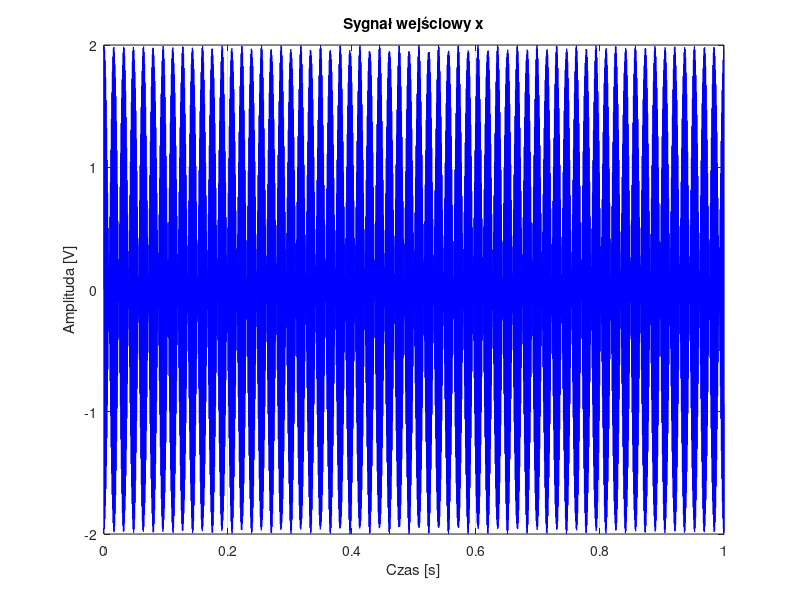
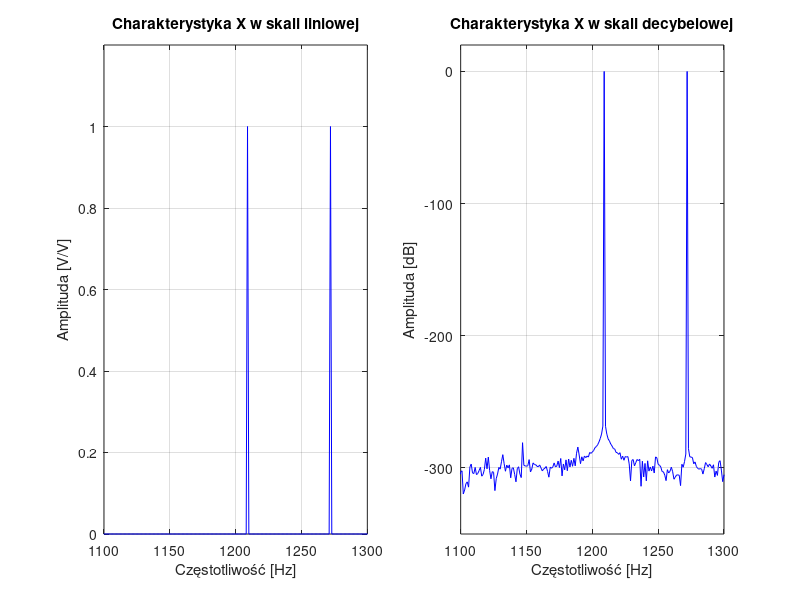
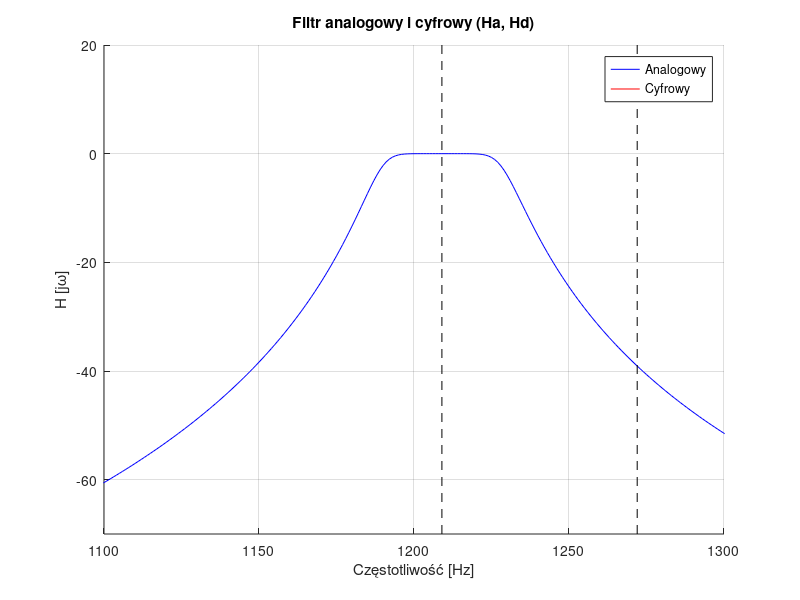
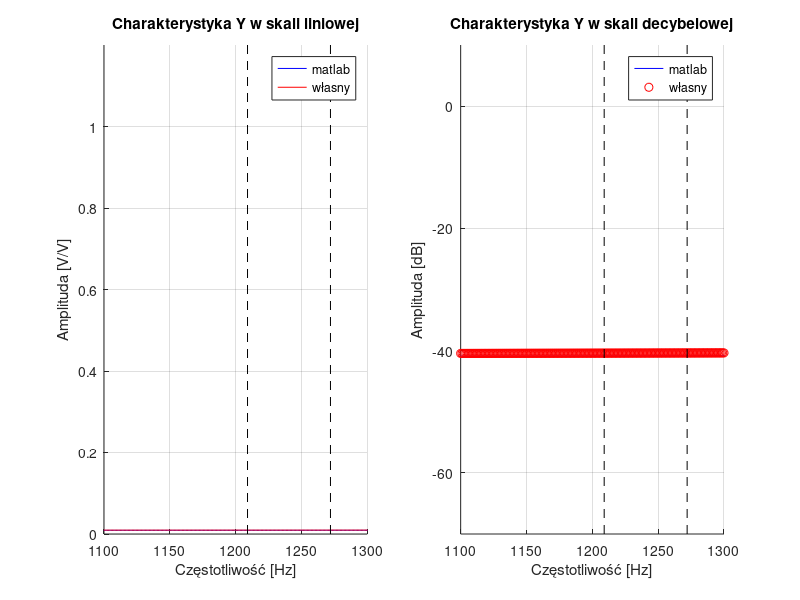

Recreate these plots in MATLAB, in order.
clc;
% Zadanie 1 - Filtr cyfrowy IIR
clear all; close all;

load('butter.mat');  % Wczytaj plik butter.mat zawierający współczynniki z, p, k dla filtru Butterwortha.

%% Dane do sygnałów
N  = 16*10^3;  % Liczba próbek
fs = 16*10^3;  % Częstotliwość próbkowania w Hz

f1 = 1209;  % Częstotliwość pierwszego sygnału harmonicznego w Hz
f2 = 1272;  % Częstotliwość drugiego sygnału harmonicznego w Hz

dt = 1/fs;  % Krok próbkowania (czas między próbkami)
T  = N/fs;  % Całkowity czas próbkowania (1 sekunda)

sample = 0:dt:T-dt;  % Przedział czasowy próbkowania

%% Dane do filtrów
df = fs/N;  % Rozdzielczość częstotliwościowa
f  = 0:df:fs-df;  % Wektor częstotliwości
w  = 2*pi*f;  % Wektor częstotliwości kątowej

%% Tworzenie sygnału z sumy sinusów

s1 = @(t) sin(2*pi*f1*t);  % Pierwsza funkcja sinusoidalna
s2 = @(t) sin(2*pi*f2*t);  % Druga funkcja sinusoidalna

% Sygnał x z sumy sinusów
x = s1(sample) + s2(sample);  % Suma dwóch sinusoid

% Szybka transformata Fouriera (FFT)
X    = fft(x)/max(fft(x));  % Normalizacja FFT sygnału
Xlog = 20*log10(abs(X));  % Konwersja do skali decybelowej

%% Sygnał i jego charakterystyka

t = dt*(0:N-1);  % Wektor czasu do rysowania
figure('Name', 'Sygnał');
set(figure(1),'units','points','position',[0,400,720,350]);
plot(t, x,'b');  % Rysowanie sygnału w dziedzinie czasu
title('Sygnał wejściowy x');
xlabel('Czas [s]');
ylabel('Amplituda [V]');
grid;

figure('Name', 'Charakterystyka amplitudowo-częstotliwościowa sygnału wejściowego');
set(figure(2),'units','points','position',[720,400,720,350]);

subplot(1,2,1);
plot(f, abs(X),'b');  % Rysowanie widma amplitudowego (skala liniowa)
title('Charakterystyka X w skali liniowej');
xlabel('Częstotliwość [Hz]');
ylabel('Amplituda [V/V]');
xlim([1100 1300]);
ylim([0 1.2]);
grid;

subplot(1,2,2);
plot(f, Xlog,'b');  % Rysowanie widma amplitudowego (skala logarytmiczna)
title('Charakterystyka X w skali decybelowej');
xlabel('Częstotliwość [Hz]');
ylabel('Amplituda [dB]');
xlim([1100 1300]);
ylim([-350 20]);
grid;

%% Tworzenie filtru analogowego

bm = poly(z);  % Licznik filtru analogowego -> współczynniki wielomianu
an = poly(p);  % Mianownik filtru analogowego -> współczynniki wielomanu -> funkcja poly

Ha    = polyval(bm, j*w)./polyval(an, j*w);  % Odpowiedź częstotliwościowa filtru analogowego |H(jw)|
Ha    = Ha./max(Ha);  % Normalizacja odpowiedzi częstotliwościowej
Halog = 20*log10(abs(Ha));  % Konwersja do skali decybelowej

%% Tworzenie filtru cyfrowego
% Używając transformaty biliniowej wykonaj konwersję analogowego filtru 
% H(s) do postaci cyfrowej H(z). 
% Załóż, że częstotliwość próbkowania to fs=16 kHz.

[zd,pd,kd] = bilinear(z,p,k,fs);  % Transformacja biliniowa do konwersji filtru analogowego do cyfrowego

z  = exp(j*w/fs);  % Wektor częstotliwości dla filtru cyfrowego -> e^(jw/fs)
bm = poly(zd);  % Licznik filtru cyfrowego
an = poly(pd);  % Mianownik filtru cyfrowego

Hd    = kd * polyval(bm, z)./polyval(an, z);  % Odpowiedź częstotliwościowa filtru cyfrowego-> polyval obliczamy wartosc wielomianu w punktach
Hd    = Hd./max(Hd);  % Normalizacja odpowiedzi częstotliwościowej
Hdlog = 20*log10(abs(Hd));  % Konwersja do skali decybelowej

%% Porównanie filtrów

figure('Name', 'Filtry analogowy i cyfrowy');
set(figure(3),'units','points','position',[0,30,720,306]);
hold on;
plot(f, Halog,'b');  % Rysowanie odpowiedzi filtru analogowego
plot(f, Hdlog,'r');  % Rysowanie odpowiedzi filtru cyfrowego
plot([f1 f1], [-70 20], 'k--');  % Zaznaczenie częstotliwości pierwszej harmonicznej
plot([f2 f2], [-70 20], 'k--');  % Zaznaczenie częstotliwości drugiej harmonicznej
hold off;
title('Filtr analogowy i cyfrowy (Ha, Hd)');
legend('Analogowy','Cyfrowy');
xlabel('Częstotliwość [Hz]');
ylabel('H [j\omega]');
xlim([1100 1300]);
ylim([-70 20]);
grid;
hold off;

%% Filtracja cyfrowa

y1 = filter(bm,an,x);  % Przefiltrowanie sygnału za pomocą filtru cyfrowego

% Własna implementacja algorytmu filtracji
% https://www.mathworks.com/help/matlab/ref/filter.html#buagwwg-2

N = length(an);  % Długość mianownika
ak = an(2:N);  % Usunięcie wiodącego współczynnika (zakładamy, że jest równy 1)
N = N-1;

M = length(bm);  % Długość licznika
xnm = zeros(1, M);  % Bufor dla próbek wejściowych
ynk = zeros(1, N);  % Bufor dla próbek wyjściowych
%% 
for n = 1:16e3
    xnm    = [x(n)  xnm(1:M-1)];  % Przesunięcie bufora wejściowego
    y2(n) = sum(xnm.*bm) - sum(ynk.*ak);  % Zastosowanie filtru
    ynk    = [y2(n) ynk(1:N-1)];  % Przesunięcie bufora wyjściowego
end

%% 
Y1    = fft(y1)/max(fft(y1));  % Normalizacja FFT przefiltrowanego sygnału (implementacja MATLAB)
Y1log = 20*log10(abs(Y1));  % Konwersja do skali decybelowej

Y2    = fft(y2)/max(fft(y2));  % Normalizacja FFT przefiltrowanego sygnału (własna implementacja)
Y2log = 20*log10(abs(Y2));  % Konwersja do skali decybelowej

figure('Name', 'Charakterystyka amplitudowo-częstotliwościowa sygnału wyjściowego');
set(figure(4),'units','points','position',[720,30,720,306]);

subplot(1,2,1);
hold on;
plot(f, abs(Y1),'b');  % Rysowanie widma amplitudowego przefiltrowanego sygnału (MATLAB)
plot(f, abs(Y2),'r');  % Rysowanie widma amplitudowego przefiltrowanego sygnału (własna implementacja)
plot([f1 f1], [0 1.2], 'k--');  % Zaznaczenie częstotliwości pierwszej harmonicznej
plot([f2 f2], [0 1.2], 'k--');  % Zaznaczenie częstotliwości drugiej harmonicznej
hold off;
title('Charakterystyka Y w skali liniowej');
xlabel('Częstotliwość [Hz]');
ylabel('Amplituda [V/V]');
legend('matlab','własny');
xlim([1100 1300]);
ylim([0 1.2]);
grid;

subplot(1,2,2);
hold on;
plot(f, Y1log,'b');  % Rysowanie widma amplitudowego przefiltrowanego sygnału w dB (MATLAB)
plot(f, Y2log,'ro');  % Rysowanie widma amplitudowego przefiltrowanego sygnału w dB (własna implementacja)
plot([f1 f1], [-70 10], 'k--');  % Zaznaczenie częstotliwości pierwszej harmonicznej
plot([f2 f2], [-70 10], 'k--');  % Zaznaczenie częstotliwości drugiej harmonicznej
hold off;
title('Charakterystyka Y w skali decybelowej');
xlabel('Częstotliwość [Hz]');
ylabel('Amplituda [dB]');
legend('matlab','własny');
xlim([1100 1300]);
ylim([-70 10]);
grid;


% Filtr cyfrowy jest uzyskiwany poprzez dyskretną transformację filtru analogowego za pomocą metody biliniowej. 
% Ta transformacja może wprowadzić pewne zniekształcenia i przesunięcia, zwłaszcza w obszarach wysokich częstotliwości.